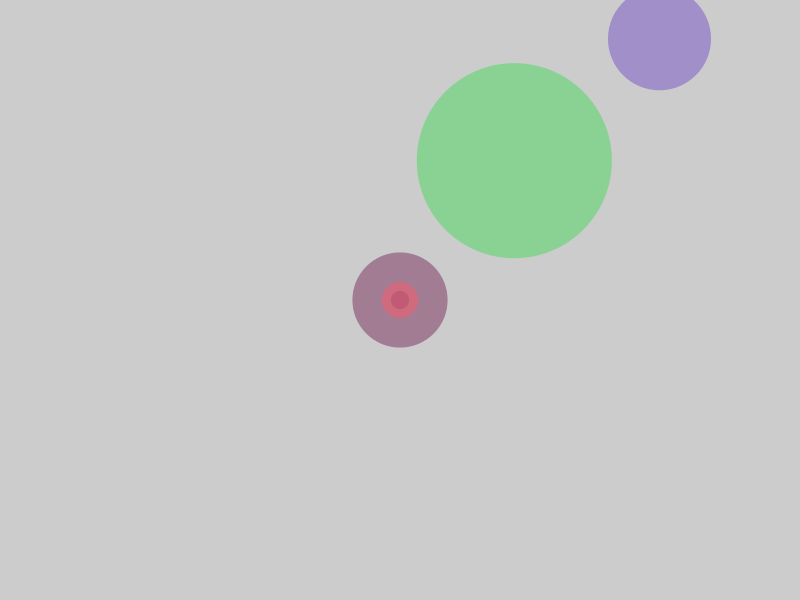
Frame 1 (no input)
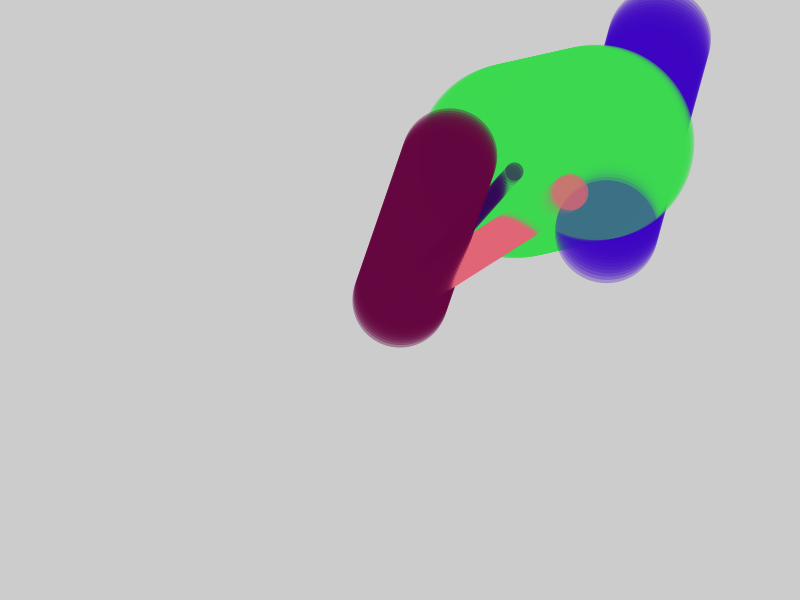
Frame 60 (the mouse pressed at the canvas centre just before this capture)
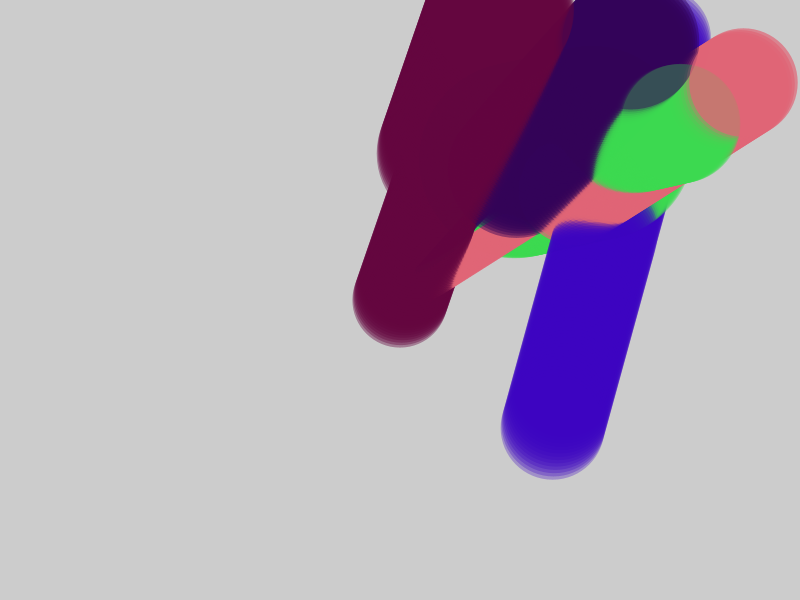
Frame 120 (the mouse held since frame 60 and released just before this capture)

The Processing sketch that drew these frames (run headless with seeded random() and noise(); from frame 60 on, the mouse is pressed at the canvas centre):

// Processing sketch: multipleObjects
// ── multipleObjects.pde
Sphere mySphere0;
Sphere mySphere1;
Sphere mySphere2;
Sphere mySphere3;
Sphere mySphere4;

void setup() {
  size(800, 600);
  noStroke();
  mySphere0 = new Sphere(random(10, width-10), random(10, height-10), random(100, 200)); // this calls the constructor 
  mySphere1 = new Sphere(width/2, height/2, random(10, 100)); // this calls the constructor  mySphere0 = new Sphere(random(10, width-10), random(10, height-10), random(100, 200)); // this calls the constructor 
  mySphere2 = new Sphere(width/2, height/2, random(10, 100)); // this calls the constructor
  mySphere3 = new Sphere(random(10, width-10), random(10, height-10), random(100, 200)); // this calls the constructor 
  mySphere4 = new Sphere(width/2, height/2, random(10, 100)); // this calls the constructor
}

void draw() {
  //background(0);
  mySphere0.render();
  mySphere1.render();
  mySphere2.render();
  mySphere3.render();
  mySphere4.render();
  mySphere0.update();
  mySphere1.update();
  mySphere2.update();
  mySphere3.update();
  mySphere4.update();
  mySphere0.bounds();
  mySphere1.bounds();
  mySphere2.bounds();
  mySphere3.bounds();
  mySphere4.bounds();
}

void mousePressed(){
    mySphere0.changeSize();
  mySphere1.changeSize();
  mySphere2.changeSize();
  mySphere3.changeSize();
  mySphere4.changeSize();
}
// ── Sphere.pde
class Sphere {
// variables for the object
  float xPos;
  float yPos;
  float xSpeed;
  float ySpeed;
  float diam;
  color c;

  Sphere(float x_, float y_, float d_) { /// this is the constructor
  c = color(random(0, 255),random(0, 255),random(0, 255),random(0, 255));
    xPos = x_;
    yPos = y_;
    xSpeed = random(-3., 5.);
    ySpeed = random(-3., 5.);
    diam = d_;
  }
  // declare all my functions
  void render() {
    fill(c);
    ellipse(xPos, yPos, diam, diam);
  }

  void update() {
    xPos+=xSpeed;
    yPos+=ySpeed;
  }

  void bounds() {
    if (xPos >= width || xPos <= 0) {
      xSpeed = xSpeed * -1;
    }
    if (yPos >= height || yPos <= 0) {
      ySpeed = ySpeed * -1;
    }
  }
  
 void changeSize() {
    diam = random(100, 200);
  }
  
}
